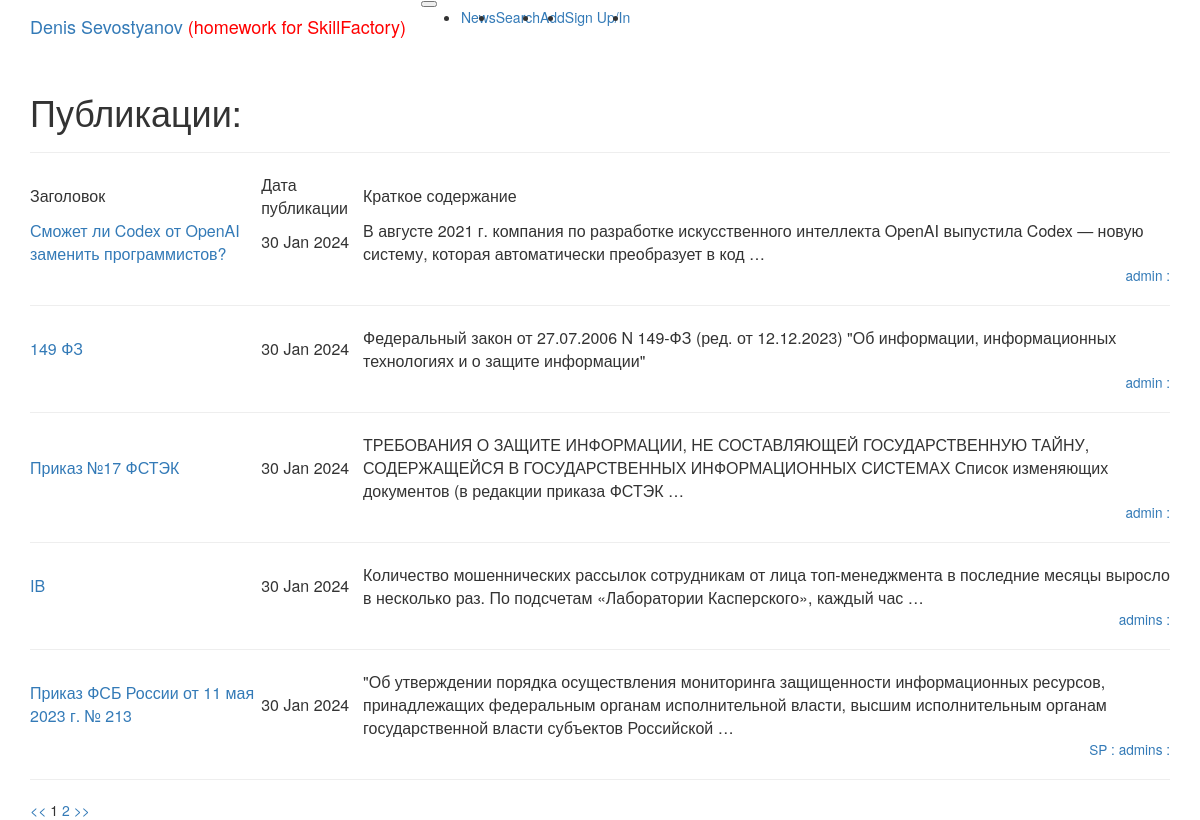
Page /news/ on the committed database.
### news/models.py (models this page shows, shortened)
class Post(models.Model):
    author = models.ForeignKey(Author, on_delete=models.CASCADE)
    type_news = models.CharField(max_length=2, choices=TYPES, default=news)
    date_time = models.DateTimeField(auto_now_add=True)
    categories = models.ManyToManyField(Category, through='PostCategory')
    title = models.CharField(max_length=255)
    text = models.TextField()
    rate = models.IntegerField(default=0)

class Author(models.Model):
    user = models.OneToOneField(User, on_delete=models.CASCADE)
    rate = models.IntegerField(default=0)
    def __str__(self):
        return f'{self.user}'

class Category(models.Model):
    name = models.CharField(max_length=2, choices=TOPICS, default=zdrav, unique=True)
    subscribers = models.ManyToManyField(User, through='UserCategory')
    def __str__(self):
        return f'{self.name}'

### news/views.py (the view)
# urls.py: path('', PostList.as_view()),
class PostList(ListView):
    model = Post
    ordering = '-date_time'
    template_name = 'post_list.html'
    context_object_name = 'post_list'
    paginate_by = 5
    def get_queryset(self):
        queryset = super().get_queryset()
        self.filterset = PostFilter(self.request.GET, queryset)
        return self.filterset.qs
    def get_context_data(self, **kwargs):
        context = super().get_context_data(**kwargs)
        context['filterset'] = self.filterset
        context['is_not_authors'] = not self.request.user.groups.filter(name='authors').exists()
        return context

### news/templatetags/custom_filters.py (called while the page is built)
@register.filter()
def censor(value):
    if not isinstance(value, str):
        raise APIException(f'Указанный id статьи, не является строкой: {value}')
    for bad in BAD_STR:
        value = value.replace(f'{bad[:1].upper()}{bad[1:]}', f'{bad[:1].upper()}{"*" * (len(bad) - 1)}')
        value = value.replace(f'{bad[:1].lower()}{bad[1:]}', f'{bad[:1].lower()}{"*" * (len(bad) - 1)}')
    return value

### news/templatetags/custom_tags.py (called while the page is built)
@register.simple_tag(takes_context=True)
def url_replace(context, **kwargs):
    d = context['request'].GET.copy()
    for k, v in kwargs.items():
        d[k] = v
    return d.urlencode()

### templates/post_list.html (shortened to what this page needs)
{% extends 'default.html' %}
{% load custom_filters %}
{% load custom_tags %}
{% block content %}
<h1>Публикации: </h1>
<hr>
{% if post_list %}
<table>
    <tr>
        <td>Заголовок</td>
        <td>Дата публикации</td>
        <td>Краткое содержание</td>
    </tr>
    {% for post in post_list %}
    <tr>
        <td align="left"><a href="/news/{{post.id}}"> {{ post.title|censor }} </a></td>
        <td>{{ post.date_time|date:'d M Y' }}</td>
        <td align="left"> {{ post.text|truncatewords:20|censor }}</td>
    </tr>
    <tr>
        <td colspan="3" align="right">
            {% for category in post.categories.all %}
            <a class="button" href="/news/?categories={{ category.id }}"><small> {{ category }} : </small></a>
            {% endfor %}
            <a href="/profile/{{post.author.user.id}}"><small>{{ post.author }} : </small></a>
            <hr>
        </td>
    </tr>
    {% endfor %}
</table>
{% else %}
<h2>Публикаций нет!</h2>
{% endif %}
<a href="?{% url_replace page=1 %}"> << </a>
{{ page_obj.number }}
{% if page_obj.has_next %}
<a href="?{% url_replace page=page_obj.next_page_number %}">{{ page_obj.next_page_number }}</a>
{% endif %}
<a href="?{% url_replace page=page_obj.paginator.num_pages %}"> >> </a>
{% endblock content %}

### templates/default.html (shortened to what this page needs)
{% load static %}
<html lang="en">
<head>
  <link href="{% static 'vendor/bootstrap/css/bootstrap.min.css' %}" rel="stylesheet">
</head>
<body>
  <nav class="navbar navbar-expand-lg navbar-dark bg-dark static-top">
    <div class="container">
      <a class="navbar-brand" href="#">Denis Sevostyanov  <font color="red">(homework for SkillFactory)</font></a>
      <button class="navbar-toggler" type="button" data-toggle="collapse" data-target="#navbarResponsive" aria-controls="navbarResponsive" aria-expanded="false" aria-label="Toggle navigation">
      </button>
      <div class="collapse navbar-collapse" id="navbarResponsive">
        <ul class="navbar-nav ml-auto">
          <li class="nav-item active">
            <a class="nav-link" href="/news">News
            </a>
          </li>
          <li class="nav-item">
            <a class="nav-link" href="/news/search">Search</a>
          </li>
          <li class="nav-item">
            <a class="nav-link" href="/news/add">Add</a>
          </li>
          {% if user.is_authenticated %}
          <li class="nav-item">
              <a class="nav-link" href="/sign/account/">Profile</a>
          </li>
          {% else %}
          <li class="nav-item">
              <a class="nav-link" href="/account/login/">Sign Up/In</a>
          </li>
          {% endif %}
        </ul>
      </div>
    </div>
  </nav>
  <div class="container">
    <div class="row">
      <div class="col-lg-12">
       {% block content %}{% endblock content %}
      </div>
    </div>
  </div>
</body>
</html>

### rows in the picture
Post: title|censor "Сможет ли Codex от OpenAI заменить программистов?", date_time "30 Jan 2024", text|censor "В августе 2021 г. компания по разработке искусственного интеллекта OpenAI выпустила Codex — новую систему, которая автоматически преобразует в код …", author "admin"
Post: title|censor "149 ФЗ", date_time "30 Jan 2024", text|censor "Федеральный закон от 27.07.2006 N 149-ФЗ (ред. от 12.12.2023) \"Об информации, информационных технологиях и о защите информации\"", author "admin"
Post: title|censor "Приказ №17 ФСТЭК", date_time "30 Jan 2024", text|censor "ТРЕБОВАНИЯ О ЗАЩИТЕ ИНФОРМАЦИИ, НЕ СОСТАВЛЯЮЩЕЙ ГОСУДАРСТВЕННУЮ ТАЙНУ, СОДЕРЖАЩЕЙСЯ В ГОСУДАРСТВЕННЫХ ИНФОРМАЦИОННЫХ СИСТЕМАХ Список изменяющих документов (в редакции приказа ФСТЭК …", author "admin"
Post: title|censor "IB", date_time "30 Jan 2024", text|censor "Количество мошеннических рассылок сотрудникам от лица топ-менеджмента в последние месяцы выросло в несколько раз. По подсчетам «Лаборатории Касперского», каждый час …", author "admins"
Post: title|censor "Приказ ФСБ России от 11 мая 2023 г. № 213", date_time "30 Jan 2024", text|censor "\"Об утверждении порядка осуществления мониторинга защищенности информационных ресурсов, принадлежащих федеральным органам исполнительной власти, высшим исполнительным органам государственной власти субъектов Российской …", author "admins"
Category: name "SP"

### other values in the picture
{{ page_obj.number }} "1"
{{ page_obj.next_page_number }} "2"
